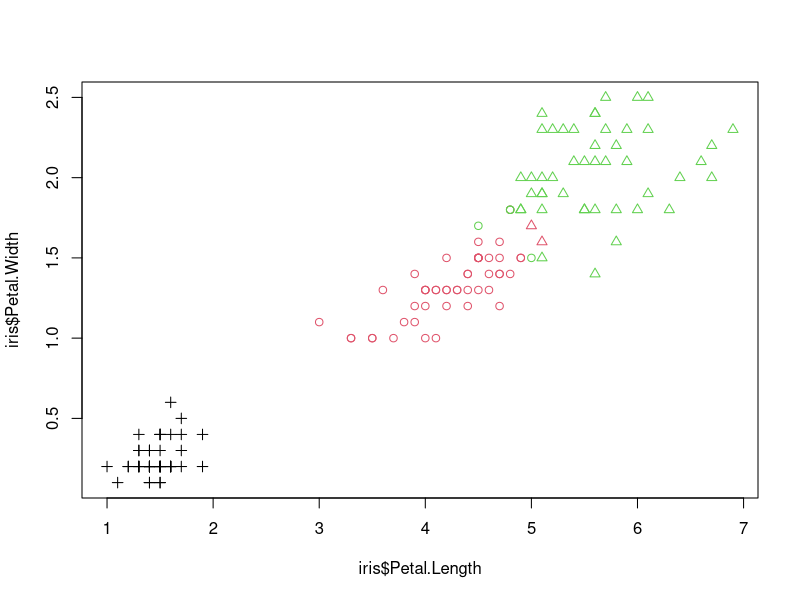
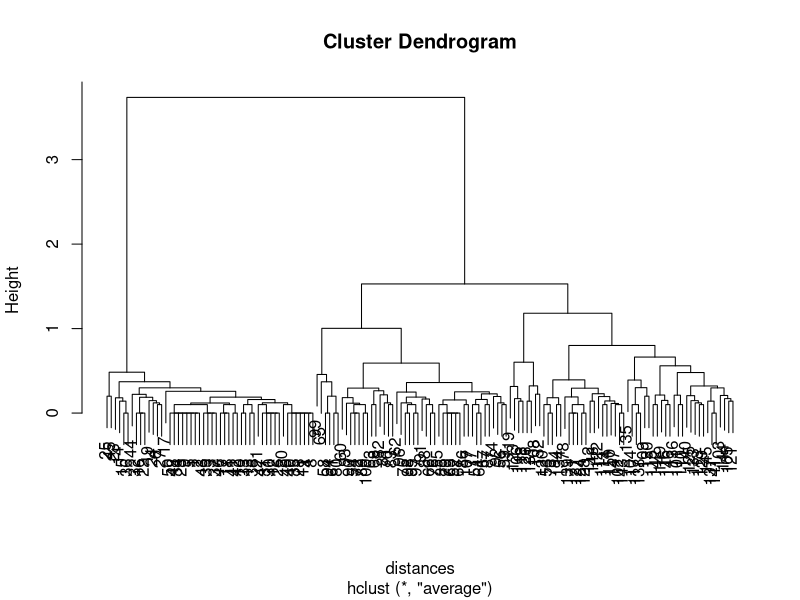
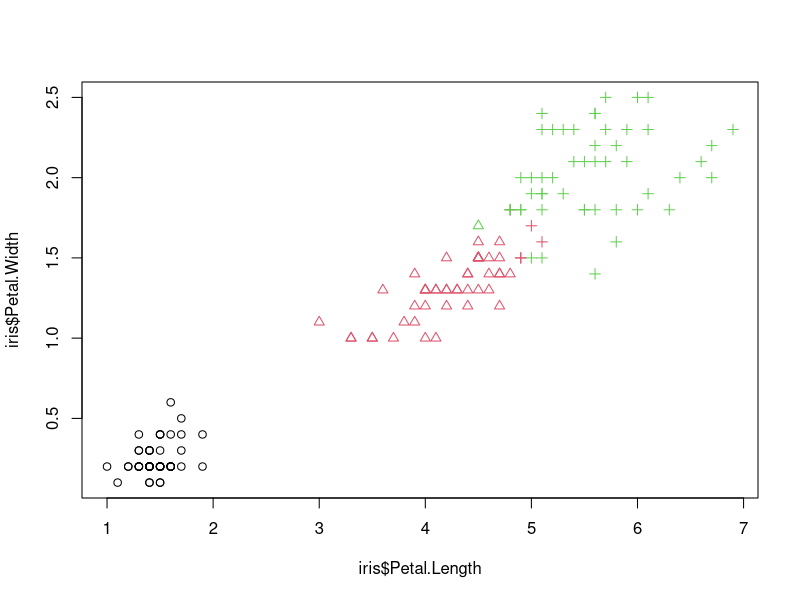

The R source for these figures, in order:
library(datasets)
head(iris)

##################### K-means clustering
#K-means clustering voi k=3, su dung 2 cot 3,4 cua so lieu
set.seed(20)
irisCluster <- kmeans(iris[, 3:4], 3, nstart = 20)
irisCluster

# So sanh gia tri du bao va gia tri thuc te
table(irisCluster$cluster, iris$Species)

# Ve cac quan sat theo hai bien Petal.Length, Petal.Width,
# to mau theo gia tri phan cum thuc te, dung ky tu cho phan cum du bao
plot(iris$Petal.Length, iris$Petal.Width,col=iris$Species, pch=irisCluster$cluster)



##################### Hierarchical clustering
distances = dist(iris[,3:4], method="euclidean")
hier_clust = hclust(distances, method = "average")
plot(hier_clust)

clusterCut <- cutree(hier_clust, 3)
table(clusterCut, iris$Species)

plot(iris$Petal.Length, iris$Petal.Width,col=iris$Species, pch=clusterCut)